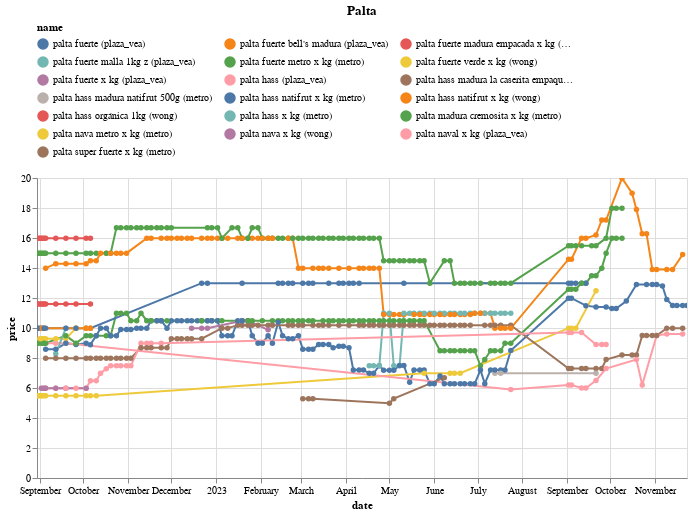

Write notebook code for a chart like this one.
### Code cell
(df
 .loc[df.name.isin(names)]
 .pipe(alt.Chart)
 .mark_line(point=True)
 .encode(x='date', y='price', color='name', tooltip=['name','price'])
 .properties(width=650, title='Palta')
 .interactive()
 .configure_legend(orient='top', columns=3)
)

### Figure 1 — Vega-Lite specification as saved in the notebook (floating-point values rounded to 4 significant figures; data arrays with more than 128 entries replaced by an {"elided": "..."} marker saying what was removed)
{"config": {"view": {"continuousWidth": 300, "continuousHeight": 300}, "legend": {"columns": 3, "orient": "top"}}, "data": {"name": "data-909c24ffe6ff8c6dc0035ec1c31047d5"}, "mark": {"type": "line", "point": true}, "encoding": {"color": {"field": "name", "type": "nominal"}, "tooltip": [{"field": "name", "type": "nominal"}, {"field": "price", "type": "quantitative"}], "x": {"field": "date", "type": "temporal"}, "y": {"field": "price", "type": "quantitative"}}, "params": [{"name": "param_14", "select": {"type": "interval", "encodings": ["x", "y"]}, "bind": "scales"}], "title": "Palta", "width": 650, "$schema": "https://vega.github.io/schema/vega-lite/v5.15.1.json", "datasets": {"data-909c24ffe6ff8c6dc0035ec1c31047d5": {"elided": "655 records"}}}
